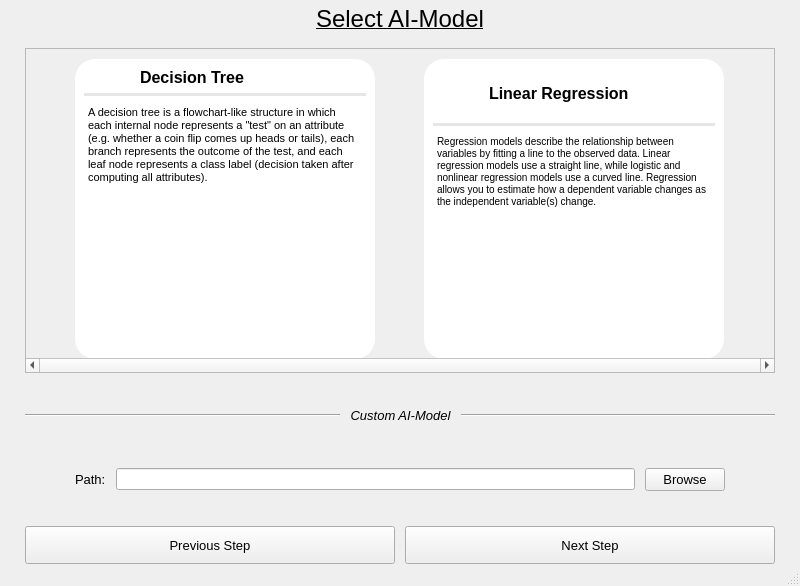
<?xml version="1.0" encoding="UTF-8"?>
<ui version="4.0">
 <class>MainWindow</class>
 <widget class="QMainWindow" name="MainWindow">
  <property name="geometry">
   <rect>
    <x>0</x>
    <y>0</y>
    <width>800</width>
    <height>586</height>
   </rect>
  </property>
  <property name="windowTitle">
   <string>MainWindow</string>
  </property>
  <widget class="QWidget" name="centralwidget">
   <property name="minimumSize">
    <size>
     <width>800</width>
     <height>0</height>
    </size>
   </property>
   <layout class="QGridLayout" name="gridLayout" rowstretch="1,4,0,2,2,1">
    <property name="leftMargin">
     <number>25</number>
    </property>
    <property name="topMargin">
     <number>0</number>
    </property>
    <property name="rightMargin">
     <number>25</number>
    </property>
    <property name="bottomMargin">
     <number>0</number>
    </property>
    <property name="spacing">
     <number>10</number>
    </property>
    <item row="0" column="0">
     <widget class="QLabel" name="label">
      <property name="font">
       <font>
        <pointsize>18</pointsize>
        <underline>true</underline>
       </font>
      </property>
      <property name="text">
       <string>Select AI-Model</string>
      </property>
      <property name="alignment">
       <set>Qt::AlignCenter</set>
      </property>
     </widget>
    </item>
    <item row="4" column="0">
     <layout class="QHBoxLayout" name="horizontalLayout" stretch="0,0,0">
      <property name="leftMargin">
       <number>50</number>
      </property>
      <property name="topMargin">
       <number>25</number>
      </property>
      <property name="rightMargin">
       <number>50</number>
      </property>
      <property name="bottomMargin">
       <number>25</number>
      </property>
      <item>
       <widget class="QLabel" name="label_3">
        <property name="font">
         <font>
          <pointsize>10</pointsize>
         </font>
        </property>
        <property name="text">
         <string>Path:</string>
        </property>
       </widget>
      </item>
      <item>
       <widget class="QLineEdit" name="pathLine">
        <property name="sizePolicy">
         <sizepolicy hsizetype="Expanding" vsizetype="Fixed">
          <horstretch>0</horstretch>
          <verstretch>0</verstretch>
         </sizepolicy>
        </property>
       </widget>
      </item>
      <item>
       <widget class="QPushButton" name="browseButton">
        <property name="font">
         <font>
          <pointsize>10</pointsize>
         </font>
        </property>
        <property name="text">
         <string>Browse</string>
        </property>
       </widget>
      </item>
     </layout>
    </item>
    <item row="5" column="0">
     <layout class="QHBoxLayout" name="horizontalLayout_2">
      <property name="bottomMargin">
       <number>0</number>
      </property>
      <item>
       <widget class="QPushButton" name="prevButton">
        <property name="enabled">
         <bool>true</bool>
        </property>
        <property name="sizePolicy">
         <sizepolicy hsizetype="Expanding" vsizetype="Expanding">
          <horstretch>0</horstretch>
          <verstretch>0</verstretch>
         </sizepolicy>
        </property>
        <property name="font">
         <font>
          <pointsize>10</pointsize>
         </font>
        </property>
        <property name="text">
         <string>Previous Step</string>
        </property>
       </widget>
      </item>
      <item>
       <widget class="QPushButton" name="nextButton">
        <property name="sizePolicy">
         <sizepolicy hsizetype="Expanding" vsizetype="Expanding">
          <horstretch>0</horstretch>
          <verstretch>0</verstretch>
         </sizepolicy>
        </property>
        <property name="font">
         <font>
          <pointsize>10</pointsize>
         </font>
        </property>
        <property name="text">
         <string>Next Step</string>
        </property>
       </widget>
      </item>
     </layout>
    </item>
    <item row="3" column="0">
     <layout class="QHBoxLayout" name="horizontalLayout_3" stretch="0,0,0">
      <property name="topMargin">
       <number>25</number>
      </property>
      <property name="bottomMargin">
       <number>10</number>
      </property>
      <item>
       <widget class="Line" name="line_2">
        <property name="orientation">
         <enum>Qt::Horizontal</enum>
        </property>
       </widget>
      </item>
      <item>
       <widget class="QLabel" name="label_2">
        <property name="sizePolicy">
         <sizepolicy hsizetype="Fixed" vsizetype="Preferred">
          <horstretch>0</horstretch>
          <verstretch>0</verstretch>
         </sizepolicy>
        </property>
        <property name="font">
         <font>
          <pointsize>10</pointsize>
          <italic>true</italic>
         </font>
        </property>
        <property name="text">
         <string>Custom AI-Model</string>
        </property>
        <property name="alignment">
         <set>Qt::AlignCenter</set>
        </property>
       </widget>
      </item>
      <item>
       <widget class="Line" name="line">
        <property name="orientation">
         <enum>Qt::Horizontal</enum>
        </property>
       </widget>
      </item>
     </layout>
    </item>
    <item row="1" column="0">
     <widget class="QScrollArea" name="scrollArea">
      <property name="minimumSize">
       <size>
        <width>0</width>
        <height>325</height>
       </size>
      </property>
      <property name="verticalScrollBarPolicy">
       <enum>Qt::ScrollBarAlwaysOff</enum>
      </property>
      <property name="horizontalScrollBarPolicy">
       <enum>Qt::ScrollBarAlwaysOn</enum>
      </property>
      <property name="widgetResizable">
       <bool>true</bool>
      </property>
      <widget class="QWidget" name="scrollAreaWidgetContents">
       <property name="geometry">
        <rect>
         <x>0</x>
         <y>0</y>
         <width>748</width>
         <height>320</height>
        </rect>
       </property>
       <layout class="QHBoxLayout" name="horizontalLayout_5">
        <property name="spacing">
         <number>10</number>
        </property>
        <property name="leftMargin">
         <number>10</number>
        </property>
        <property name="topMargin">
         <number>10</number>
        </property>
        <property name="rightMargin">
         <number>10</number>
        </property>
        <property name="bottomMargin">
         <number>10</number>
        </property>
        <item>
         <widget class="QWidget" name="widget" native="true">
          <property name="sizePolicy">
           <sizepolicy hsizetype="Maximum" vsizetype="Maximum">
            <horstretch>0</horstretch>
            <verstretch>0</verstretch>
           </sizepolicy>
          </property>
          <property name="minimumSize">
           <size>
            <width>300</width>
            <height>300</height>
           </size>
          </property>
          <property name="styleSheet">
           <string notr="true">background: rgb(255, 255, 255);
border-radius: 20px;</string>
          </property>
          <layout class="QGridLayout" name="gridLayout_3">
           <item row="2" column="0" colspan="2">
            <widget class="QTextBrowser" name="textBrowser_2">
             <property name="html">
              <string>&lt;!DOCTYPE HTML PUBLIC &quot;-//W3C//DTD HTML 4.0//EN&quot; &quot;http://www.w3.org/TR/REC-html40/strict.dtd&quot;&gt;
&lt;html&gt;&lt;head&gt;&lt;meta name=&quot;qrichtext&quot; content=&quot;1&quot; /&gt;&lt;style type=&quot;text/css&quot;&gt;
p, li { white-space: pre-wrap; }
&lt;/style&gt;&lt;/head&gt;&lt;body style=&quot; font-family:'MS Shell Dlg 2'; font-size:8.25pt; font-weight:400; font-style:normal;&quot;&gt;
&lt;p style=&quot; margin-top:0px; margin-bottom:0px; margin-left:0px; margin-right:0px; -qt-block-indent:0; text-indent:0px;&quot;&gt;&lt;span style=&quot; font-size:8pt;&quot;&gt;A decision tree is a flowchart-like structure in which each internal node represents a &amp;quot;test&amp;quot; on an attribute (e.g. whether a coin flip comes up heads or tails), each branch represents the outcome of the test, and each leaf node represents a class label (decision taken after computing all attributes).&lt;/span&gt;&lt;/p&gt;&lt;/body&gt;&lt;/html&gt;</string>
             </property>
            </widget>
           </item>
           <item row="0" column="1">
            <widget class="QLabel" name="label_7">
             <property name="font">
              <font>
               <pointsize>12</pointsize>
               <weight>75</weight>
               <bold>true</bold>
              </font>
             </property>
             <property name="text">
              <string>Decision Tree</string>
             </property>
            </widget>
           </item>
           <item row="0" column="0">
            <widget class="QLabel" name="label_6">
             <property name="sizePolicy">
              <sizepolicy hsizetype="Fixed" vsizetype="Fixed">
               <horstretch>0</horstretch>
               <verstretch>0</verstretch>
              </sizepolicy>
             </property>
             <property name="maximumSize">
              <size>
               <width>50</width>
               <height>50</height>
              </size>
             </property>
             <property name="text">
              <string/>
             </property>
             <property name="pixmap">
              <pixmap>../Images/decision-tree.jpg</pixmap>
             </property>
             <property name="scaledContents">
              <bool>true</bool>
             </property>
            </widget>
           </item>
           <item row="1" column="0" colspan="2">
            <widget class="Line" name="line_4">
             <property name="sizePolicy">
              <sizepolicy hsizetype="Expanding" vsizetype="Minimum">
               <horstretch>0</horstretch>
               <verstretch>0</verstretch>
              </sizepolicy>
             </property>
             <property name="minimumSize">
              <size>
               <width>0</width>
               <height>1</height>
              </size>
             </property>
             <property name="styleSheet">
              <string notr="true">background: rgba(0, 0, 0, 0.1);</string>
             </property>
             <property name="midLineWidth">
              <number>1</number>
             </property>
             <property name="orientation">
              <enum>Qt::Horizontal</enum>
             </property>
            </widget>
           </item>
          </layout>
         </widget>
        </item>
        <item>
         <widget class="QWidget" name="limeWidget" native="true">
          <property name="sizePolicy">
           <sizepolicy hsizetype="Maximum" vsizetype="Maximum">
            <horstretch>0</horstretch>
            <verstretch>0</verstretch>
           </sizepolicy>
          </property>
          <property name="minimumSize">
           <size>
            <width>300</width>
            <height>300</height>
           </size>
          </property>
          <property name="autoFillBackground">
           <bool>false</bool>
          </property>
          <property name="styleSheet">
           <string notr="true">background: rgb(255, 255, 255);
border-radius: 20px;</string>
          </property>
          <layout class="QGridLayout" name="gridLayout_2" rowstretch="1,0,0" columnstretch="0,0">
           <property name="verticalSpacing">
            <number>5</number>
           </property>
           <item row="0" column="0">
            <widget class="QLabel" name="label_4">
             <property name="sizePolicy">
              <sizepolicy hsizetype="Fixed" vsizetype="Fixed">
               <horstretch>0</horstretch>
               <verstretch>0</verstretch>
              </sizepolicy>
             </property>
             <property name="minimumSize">
              <size>
               <width>0</width>
               <height>0</height>
              </size>
             </property>
             <property name="maximumSize">
              <size>
               <width>50</width>
               <height>50</height>
              </size>
             </property>
             <property name="text">
              <string/>
             </property>
             <property name="pixmap">
              <pixmap>../Images/linear-regression.png</pixmap>
             </property>
             <property name="scaledContents">
              <bool>true</bool>
             </property>
             <property name="alignment">
              <set>Qt::AlignCenter</set>
             </property>
            </widget>
           </item>
           <item row="1" column="0" colspan="2">
            <widget class="Line" name="line_3">
             <property name="sizePolicy">
              <sizepolicy hsizetype="Expanding" vsizetype="Minimum">
               <horstretch>0</horstretch>
               <verstretch>0</verstretch>
              </sizepolicy>
             </property>
             <property name="minimumSize">
              <size>
               <width>0</width>
               <height>1</height>
              </size>
             </property>
             <property name="font">
              <font>
               <weight>50</weight>
               <bold>false</bold>
              </font>
             </property>
             <property name="styleSheet">
              <string notr="true">background: rgba(0, 0, 0, 0.1);</string>
             </property>
             <property name="lineWidth">
              <number>1</number>
             </property>
             <property name="midLineWidth">
              <number>1</number>
             </property>
             <property name="orientation">
              <enum>Qt::Horizontal</enum>
             </property>
            </widget>
           </item>
           <item row="0" column="1">
            <widget class="QLabel" name="label_5">
             <property name="font">
              <font>
               <pointsize>12</pointsize>
               <weight>75</weight>
               <bold>true</bold>
              </font>
             </property>
             <property name="text">
              <string>Linear Regression</string>
             </property>
             <property name="alignment">
              <set>Qt::AlignLeading|Qt::AlignLeft|Qt::AlignVCenter</set>
             </property>
            </widget>
           </item>
           <item row="2" column="0" colspan="2">
            <widget class="QTextBrowser" name="textBrowser">
             <property name="sizePolicy">
              <sizepolicy hsizetype="Expanding" vsizetype="Expanding">
               <horstretch>2</horstretch>
               <verstretch>0</verstretch>
              </sizepolicy>
             </property>
             <property name="verticalScrollBarPolicy">
              <enum>Qt::ScrollBarAsNeeded</enum>
             </property>
             <property name="horizontalScrollBarPolicy">
              <enum>Qt::ScrollBarAlwaysOff</enum>
             </property>
             <property name="html">
              <string>&lt;!DOCTYPE HTML PUBLIC &quot;-//W3C//DTD HTML 4.0//EN&quot; &quot;http://www.w3.org/TR/REC-html40/strict.dtd&quot;&gt;
&lt;html&gt;&lt;head&gt;&lt;meta name=&quot;qrichtext&quot; content=&quot;1&quot; /&gt;&lt;style type=&quot;text/css&quot;&gt;
p, li { white-space: pre-wrap; }
&lt;/style&gt;&lt;/head&gt;&lt;body style=&quot; font-family:'MS Shell Dlg 2'; font-size:8.25pt; font-weight:400; font-style:normal;&quot;&gt;
&lt;p style=&quot; margin-top:0px; margin-bottom:0px; margin-left:0px; margin-right:0px; -qt-block-indent:0; text-indent:0px;&quot;&gt;&lt;span style=&quot; font-size:7.8pt;&quot;&gt;Regression models describe the relationship between variables by fitting a line to the observed data. Linear regression models use a straight line, while logistic and nonlinear regression models use a curved line. Regression allows you to estimate how a dependent variable changes as the independent variable(s) change.&lt;/span&gt;&lt;/p&gt;&lt;/body&gt;&lt;/html&gt;</string>
             </property>
            </widget>
           </item>
          </layout>
         </widget>
        </item>
       </layout>
      </widget>
     </widget>
    </item>
   </layout>
  </widget>
  <widget class="QMenuBar" name="menubar">
   <property name="geometry">
    <rect>
     <x>0</x>
     <y>0</y>
     <width>800</width>
     <height>21</height>
    </rect>
   </property>
  </widget>
  <widget class="QStatusBar" name="statusbar"/>
 </widget>
 <resources>
  <include location="Images/resource.qrc"/>
 </resources>
 <connections/>
</ui>
